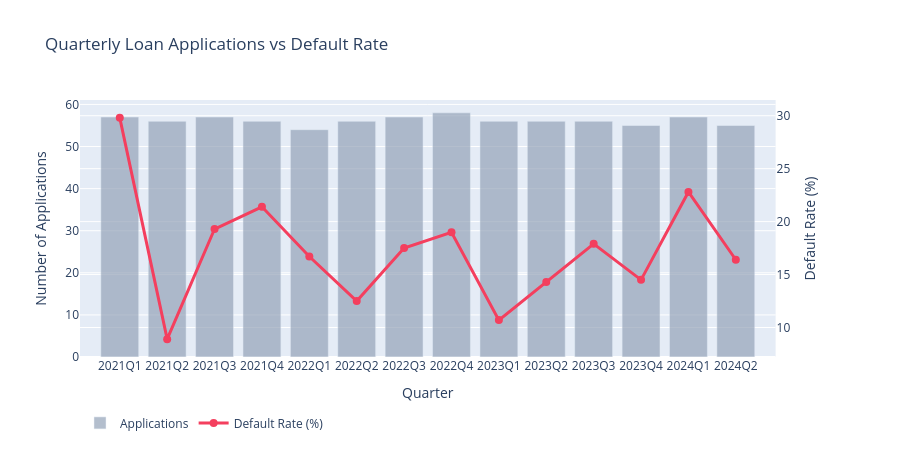

The notebook cell saved with this chart:
### Code cell
# CHART C — Plotly interactive: Quarterly trend

qtr_plot = qtr_trend.reset_index()

fig_trend = make_subplots(specs=[[{'secondary_y': True}]])

fig_trend.add_trace(
    go.Bar(x=qtr_plot['year_qtr'], y=qtr_plot['applications'],
           name='Applications', marker_color='#94A3B8', opacity=0.7),
    secondary_y=False
)
fig_trend.add_trace(
    go.Scatter(x=qtr_plot['year_qtr'], y=qtr_plot['default_rate_%'],
               name='Default Rate (%)', mode='lines+markers',
               line=dict(color='#F43F5E', width=3),
               marker=dict(size=8)),
    secondary_y=True
)

fig_trend.update_layout(
    title='Quarterly Loan Applications vs Default Rate',
    width=900, height=450,
    hovermode='x unified',
    legend=dict(orientation='h', y=-0.2)
)
fig_trend.update_yaxes(title_text='Number of Applications', secondary_y=False)
fig_trend.update_yaxes(title_text='Default Rate (%)', secondary_y=True)
fig_trend.update_xaxes(title_text='Quarter')

fig_trend.show()

### Figure 1 — Plotly figure (JSON) as saved in the notebook; plotly's stock layout.template omitted (floating-point values rounded to 4 significant figures)
{"data": [{"marker": {"color": "#94A3B8"}, "name": "Applications", "opacity": 0.7, "type": "bar", "x": ["2021Q1", "2021Q2", "2021Q3", "2021Q4", "2022Q1", "2022Q2", "2022Q3", "2022Q4", "2023Q1", "2023Q2", "2023Q3", "2023Q4", "2024Q1", "2024Q2"], "xaxis": "x", "y": [57, 56, 57, 56, 54, 56, 57, 58, 56, 56, 56, 55, 57, 55], "yaxis": "y"}, {"line": {"color": "#F43F5E", "width": 3}, "marker": {"size": 8}, "mode": "lines+markers", "name": "Default Rate (%)", "type": "scatter", "x": ["2021Q1", "2021Q2", "2021Q3", "2021Q4", "2022Q1", "2022Q2", "2022Q3", "2022Q4", "2023Q1", "2023Q2", "2023Q3", "2023Q4", "2024Q1", "2024Q2"], "xaxis": "x", "y": [29.8, 8.9, 19.3, 21.4, 16.7, 12.5, 17.5, 19, 10.7, 14.3, 17.9, 14.5, 22.8, 16.4], "yaxis": "y2"}], "layout": {"height": 450, "hovermode": "x unified", "legend": {"orientation": "h", "y": -0.2}, "title": {"text": "Quarterly Loan Applications vs Default Rate"}, "width": 900, "xaxis": {"anchor": "y", "domain": [0, 0.94], "title": {"text": "Quarter"}}, "yaxis": {"anchor": "x", "domain": [0, 1], "title": {"text": "Number of Applications"}}, "yaxis2": {"anchor": "x", "overlaying": "y", "side": "right", "title": {"text": "Default Rate (%)"}}}}
